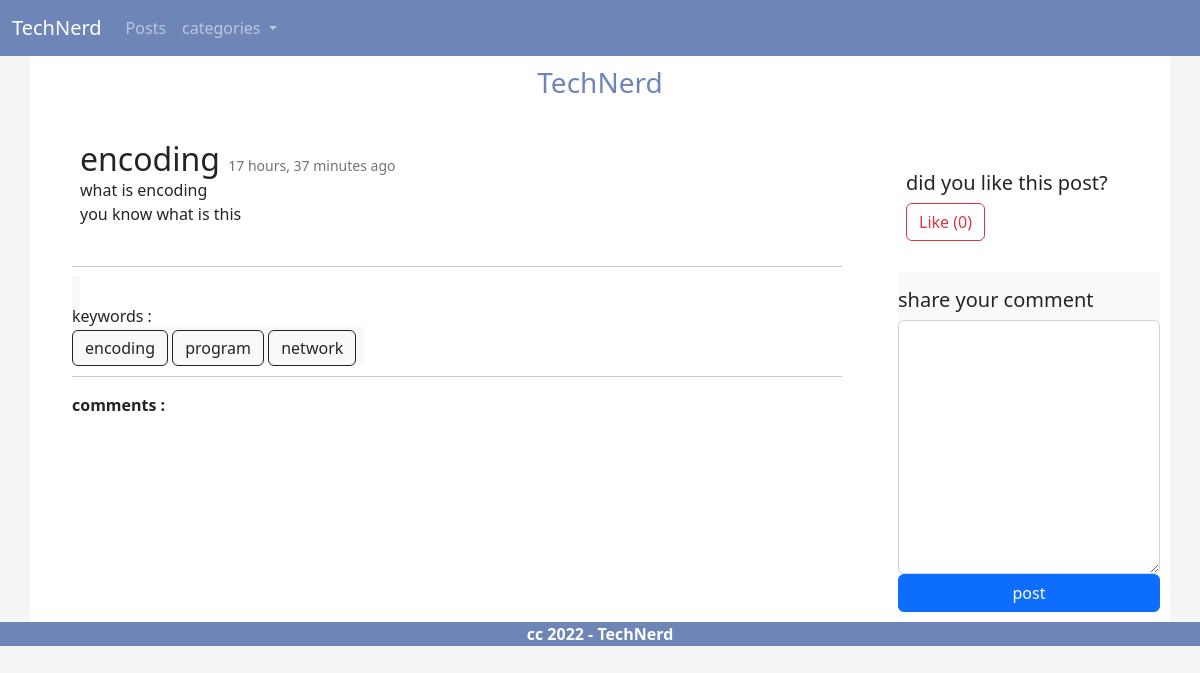
Screenshot of /post/encoding with the database file from the repository.
### post/models.py (models this page shows, shortened)
class Post(models.Model):
    title = models.CharField(max_length=250)
    slug = models.SlugField()
    description = models.CharField(max_length=400)
    body = models.TextField()
    image = models.ImageField(default=None,blank=True)
    category = models.ForeignKey(Category,on_delete=models.DO_NOTHING,related_name='category_posts')
    tags = models.CharField(max_length=100)
    created_date = models.DateTimeField(auto_now_add=True)
    updated_date = models.DateTimeField(auto_now=True)
    def vote_count(self):
        return self.votes.count()
    class Meta():
        ordering = ['-created_date']

### post/views.py (the view)
# urls.py: path('post/<slug:slug>',views.PostDetailView.as_view(),name='detail'),
class PostDetailView(View):
    template_name = 'post/detail.html'
    comment_Form = CommentForm
    def setup(self, request, *args, **kwargs):
        self.post_instance = get_object_or_404(Post, slug=kwargs['slug'])
        self.tags = self.post_instance.tags.split(',')
        self.comments = Comment.objects.filter(post=self.post_instance)
        return super().setup(request, *args, **kwargs)
    def get(self, request, *args, **kwargs):
        form = self.comment_Form()
        return render(request, self.template_name,
                      {'post': self.post_instance, 'tags': self.tags, 'comments': self.comments, 'comment_form': form})
    def post(self, request, *args, **kwargs):
        form = self.comment_Form(request.POST)
        if form.is_valid():
            comment = Comment.objects.create(user=request.user, post=self.post_instance, body=form.cleaned_data['body'])
            slug = self.post_instance.slug
        return render(request, self.template_name,
                      {'post': self.post_instance, 'tags': self.tags, 'comments': self.comments,
                       'comment_form': self.comment_Form})

### post/forms.py
class CommentForm(forms.Form):
    body = forms.CharField(label='',widget=forms.Textarea)

### post/appcontext_processor.py (called while the page is built)
def categories(request):
    return {
        'categories' : Category.objects.all()
    }

### post/templates/post/detail.html (shortened to what this page needs)
{% extends 'bace.html' %}
{% load crispy_forms_tags %}
{% block content %}
<div class="m-3 p-3">
    <div class="p-2">
        <h2 style="display: inline">{{post.title}} </h2>
        <small class="text-muted">{{post.created_date|timesince}} ago </small>
        <div class="">{{post.description}}</div>
        <p class="">{{post.body}}</p>
    </div>
    <hr>
    <span class=" p-2 bg-light" style="display: inline">
        <h6>keywords :</h6>
        {% for tag in tags %}
            <a class="btn btn-xs btn-outline-dark" href="{% url 'post:by_keyword' tag %}" style="display: inline">{{tag}}</a>
        {% endfor %}
    </span>
    <hr>
    <strong>comments :</strong>
</div>
{% endblock %}
{% block side%}
<div class="p-2">
    <h5>did you like this post?</h5>
    <a class="btn btn-outline-danger" href="{% url 'post:vote' post.id %}">Like ({{post.vote_count}})</a>
</div><br>
<div class=" bg-light">
    <h5> share your comment </h5>
    <form action="" method="post">
        {{comment_form|crispy}}
        <button class="btn btn-primary" style="width: 100%">post</button>
    </form>
</div>
{% endblock side%}

### static/css/main.css (style rules this page uses)
body.style { background-color: #F5F5F5; }
h5 { padding-top: 15px; }

### rows the page displays
Post: title "encoding", created_date "17 hours, 37 minutes", description "what is encoding", body "you know what is this", vote_count "0"

### other values shown
{{ tag }} "encoding" "program" "network"
